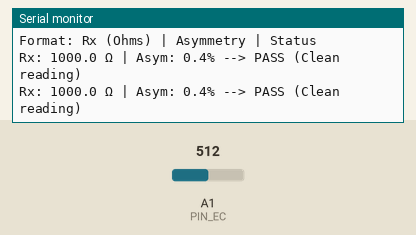
Recording of a sketch running on a simulated Arduino Uno, built with avr-gcc and run on an emulated ATmega328P. Parts: the last lines printed to the serial monitor. The test bench sets the inputs (shaded band); at power-on: A1 (PIN_EC) = 512.

Above: at 1.2 s.
1.3 s: A1 (PIN_EC) set to 547
At 2.6 s:
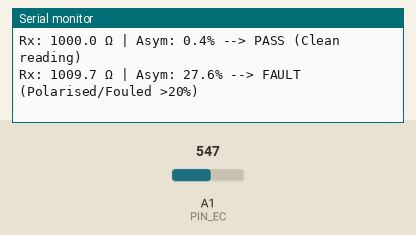
4.3 s: A1 (PIN_EC) set to 991
At 5.6 s:
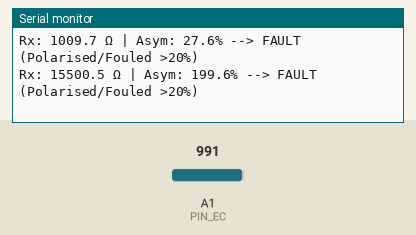
5.8 s: A1 (PIN_EC) set to 1012
At 6.9 s:
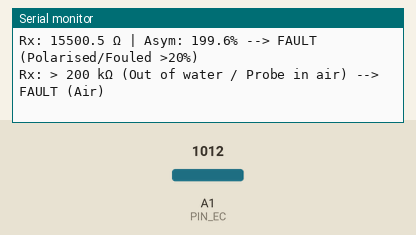

Measured:
- the behaviour switches between 537 and 538 on A1 (PIN_EC) (found by bisection; images 0 and 1)
- the behaviour switches between 1002 and 1003 on A1 (PIN_EC) (found by bisection; images 2 and 3)
- after the input at 1.3 s, the serial monitor: prints a new line after 0.74 s (image 1)
- after the input at 4.3 s, the serial monitor: prints a new line after 0.77 s (image 2)
- after the input at 5.8 s, the serial monitor: prints a new line after 0.28 s (image 3)

The sketch:

step6_conductivity_test.ino
```cpp
/*
 * PureRoute v2 Hardware Bring-Up - Step 6: Bipolar AC Conductivity Probe Test
 * Hardware:
 *   Electrode 1: Connected to Pin D7 via 1 kΩ series resistor.
 *   Electrode 2: Connected to Pin D8 directly.
 *   Sense Node: Pin A1 connected between 1 kΩ resistor and Electrode 1.
 *   2x SS304 screws mounted 8-15 mm apart at a fixed depth mark.
 * Pass when: Air reads > 200 kΩ; tap water reads ~1.5 - 5 kΩ; salty water drops resistance; asymmetry < 20%.
 */

const byte EC_A = 7;
const byte EC_B = 8;
const byte PIN_EC = A1;
const float R_SER = 1000.0;
const float VCC_MV = 5000.0;

bool readBipolarResistance(float &rx, float &asym) {
  pinMode(EC_A, OUTPUT);
  pinMode(EC_B, OUTPUT);

  float s1 = 0, s2 = 0;
  byte n1 = 0, n2 = 0;

  for (byte i = 0; i < 8; i++) {
    // Pulse direction 1: D7 HIGH, D8 LOW
    digitalWrite(EC_A, HIGH);
    digitalWrite(EC_B, LOW);
    delayMicroseconds(400);
    float v1 = analogRead(PIN_EC) * (VCC_MV / 1023.0);

    // Pulse direction 2: D7 LOW, D8 HIGH
    digitalWrite(EC_A, LOW);
    digitalWrite(EC_B, HIGH);
    delayMicroseconds(400);
    float v2 = analogRead(PIN_EC) * (VCC_MV / 1023.0);

    if (v1 > 100 && v1 < 4900) {
      s1 += R_SER * v1 / (VCC_MV - v1);
      n1++;
    }
    if (v2 > 100 && v2 < 4900) {
      s2 += R_SER * (VCC_MV - v2) / v2;
      n2++;
    }
  }

  // Return pins to high impedance to stop electrolysis
  digitalWrite(EC_A, LOW);
  digitalWrite(EC_B, LOW);
  pinMode(EC_A, INPUT);
  pinMode(EC_B, INPUT);

  if (n1 == 0 && n2 == 0) return false;
  float r1 = n1 ? (s1 / n1) : 0;
  float r2 = n2 ? (s2 / n2) : 0;

  if (n1 > 0 && n2 > 0) {
    rx = (r1 + r2) / 2.0;
    asym = fabs(r1 - r2) / rx;
  } else {
    rx = n1 ? r1 : r2;
    asym = 0.0;
  }
  return true;
}

void setup() {
  Serial.begin(115200);
  Serial.println(F("=== PUREROUTE V2 BRING-UP: STEP 6 CONDUCTIVITY TEST ==="));
  Serial.println(F("Dip SS304 screws to the marked line in test cup."));
  Serial.println(F("Format: Rx (Ohms) | Asymmetry | Status"));
}

void loop() {
  float rx = 0.0, asym = 0.0;
  bool ok = readBipolarResistance(rx, asym);

  if (!ok || rx > 200000.0) {
    Serial.print(F("Rx: > 200 kΩ (Out of water / Probe in air) --> FAULT (Air)"));
  } else if (rx < 50.0) {
    Serial.print(F("Rx: "));
    Serial.print(rx, 1);
    Serial.print(F(" Ω --> FAULT (Screws shorted)"));
  } else {
    Serial.print(F("Rx: "));
    Serial.print(rx, 1);
    Serial.print(F(" Ω | Asym: "));
    Serial.print(asym * 100.0, 1);
    Serial.print(F("%"));

    if (asym > 0.20) {
      Serial.print(F(" --> FAULT (Polarised/Fouled >20%)"));
    } else {
      Serial.print(F(" --> PASS (Clean reading)"));
    }
  }
  Serial.println();
  delay(1000);
}
```
